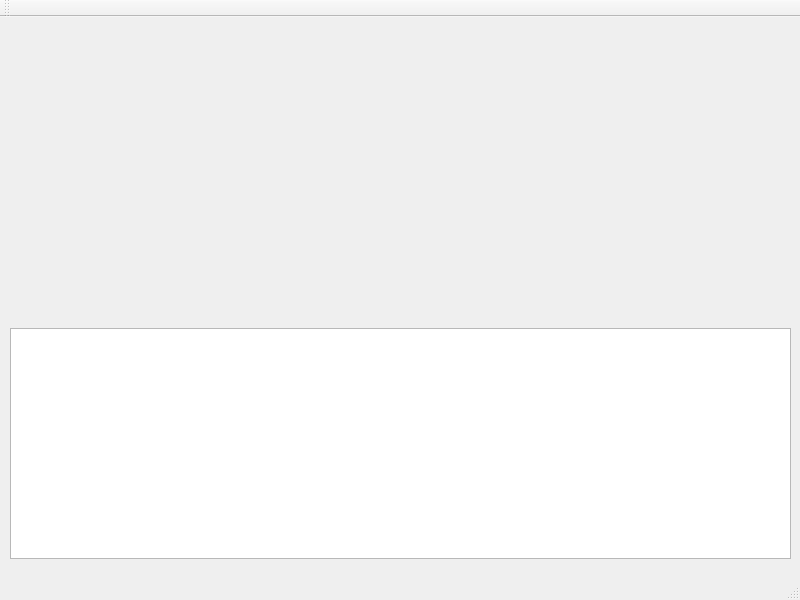
<?xml version="1.0" encoding="UTF-8"?>
<ui version="4.0">
 <class>MainWindow</class>
 <widget class="QMainWindow" name="MainWindow">
  <property name="geometry">
   <rect>
    <x>0</x>
    <y>0</y>
    <width>800</width>
    <height>600</height>
   </rect>
  </property>
  <property name="windowTitle">
   <string>MainWindow</string>
  </property>
  <widget class="QWidget" name="centralWidget">
   <widget class="QTableView" name="tableView">
    <property name="geometry">
     <rect>
      <x>10</x>
      <y>311</y>
      <width>781</width>
      <height>231</height>
     </rect>
    </property>
    <property name="showGrid">
     <bool>false</bool>
    </property>
   </widget>
  </widget>
  <widget class="QMenuBar" name="menuBar">
   <property name="geometry">
    <rect>
     <x>0</x>
     <y>0</y>
     <width>800</width>
     <height>21</height>
    </rect>
   </property>
  </widget>
  <widget class="QToolBar" name="mainToolBar">
   <attribute name="toolBarArea">
    <enum>TopToolBarArea</enum>
   </attribute>
   <attribute name="toolBarBreak">
    <bool>false</bool>
   </attribute>
  </widget>
  <widget class="QStatusBar" name="statusBar"/>
 </widget>
 <layoutdefault spacing="6" margin="11"/>
 <resources/>
 <connections/>
</ui>
